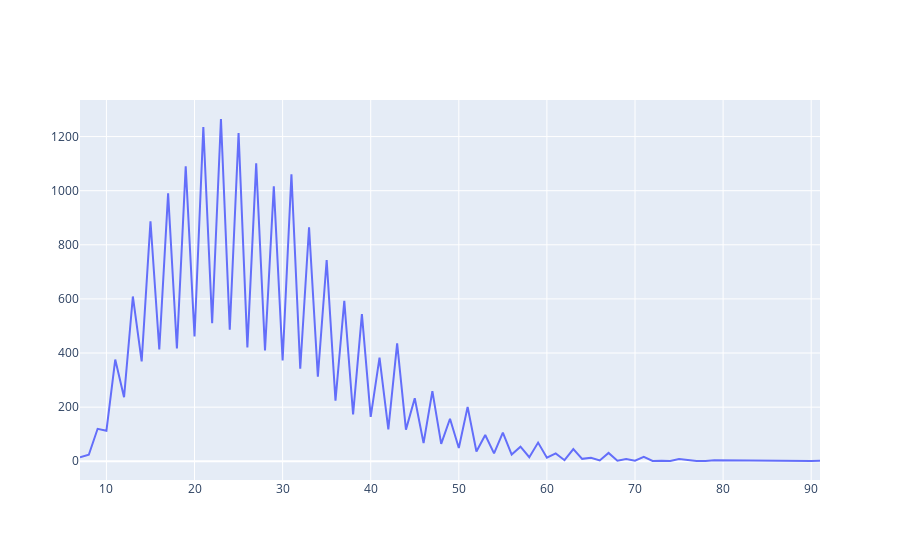

Source (notebook cell):
### Code cell
formulaSizes = df["formulaSize"].unique()
formulaSizes.sort()

countsPerSize = [len(df[df['formulaSize']==x]) for x in formulaSizes ]
fig = go.Figure(go.Scatter(x=formulaSizes, y=countsPerSize, name="formulas count"))
fig.show()

### Figure 1 — Plotly figure (JSON) as saved in the notebook; plotly's stock layout.template omitted (floating-point values rounded to 4 significant figures)
{"data": [{"name": "formulas count", "type": "scatter", "x": [7, 8, 9, 10, 11, 12, 13, 14, 15, 16, 17, 18, 19, 20, 21, 22, 23, 24, 25, 26, 27, 28, 29, 30, 31, 32, 33, 34, 35, 36, 37, 38, 39, 40, 41, 42, 43, 44, 45, 46, 47, 48, 49, 50, 51, 52, 53, 54, 55, 56, 57, 58, 59, 60, 61, 62, 63, 64, 65, 66, 67, 68, 69, 70, 71, 72, 73, 74, 75, 77, 78, 79, 83, 85, 86, 88, 89, 90, 91], "y": [15, 24, 120, 113, 376, 237, 609, 369, 887, 413, 990, 417, 1090, 461, 1235, 510, 1265, 486, 1213, 421, 1101, 410, 1016, 373, 1061, 342, 865, 313, 744, 224, 593, 173, 544, 164, 383, 118, 436, 117, 233, 67, 259, 64, 157, 49, 201, 36, 97, 29, 106, 25, 54, 15, 69, 13, 29, 4, 45, 9, 13, 3, 31, 2, 8, 2, 16, 1, 2, 1, 8, 1, 1, 4, 3, 2, 1, 1, 1, 1, 2]}], "layout": {}}
